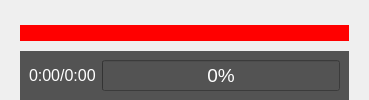
<?xml version="1.0" encoding="UTF-8"?>
<ui version="4.0">
 <class>Form_Video_Control</class>
 <widget class="QWidget" name="Form_Video_Control">
  <property name="geometry">
   <rect>
    <x>0</x>
    <y>0</y>
    <width>369</width>
    <height>100</height>
   </rect>
  </property>
  <property name="windowTitle">
   <string>Form</string>
  </property>
  <property name="styleSheet">
   <string notr="true"/>
  </property>
  <layout class="QGridLayout" name="gridLayout">
   <property name="leftMargin">
    <number>20</number>
   </property>
   <property name="topMargin">
    <number>0</number>
   </property>
   <property name="rightMargin">
    <number>20</number>
   </property>
   <property name="bottomMargin">
    <number>0</number>
   </property>
   <property name="spacing">
    <number>0</number>
   </property>
   <item row="0" column="0">
    <widget class="CxBorderAniWidget" name="w_ani" native="true">
     <property name="minimumSize">
      <size>
       <width>0</width>
       <height>51</height>
      </size>
     </property>
     <property name="maximumSize">
      <size>
       <width>16777215</width>
       <height>51</height>
      </size>
     </property>
     <layout class="QGridLayout" name="gridLayout_4">
      <property name="leftMargin">
       <number>0</number>
      </property>
      <property name="topMargin">
       <number>25</number>
      </property>
      <property name="rightMargin">
       <number>0</number>
      </property>
      <property name="bottomMargin">
       <number>15</number>
      </property>
      <item row="0" column="0">
       <widget class="CxProgressLabel" name="lbl_seek">
        <property name="minimumSize">
         <size>
          <width>0</width>
          <height>16</height>
         </size>
        </property>
        <property name="maximumSize">
         <size>
          <width>16777215</width>
          <height>16</height>
         </size>
        </property>
        <property name="styleSheet">
         <string notr="true">background-color: red;</string>
        </property>
        <property name="text">
         <string/>
        </property>
       </widget>
      </item>
     </layout>
    </widget>
   </item>
   <item row="1" column="0">
    <widget class="QWidget" name="widget" native="true">
     <property name="styleSheet">
      <string notr="true">background-color:#535353
</string>
     </property>
     <layout class="QGridLayout" name="gridLayout_2">
      <property name="leftMargin">
       <number>0</number>
      </property>
      <property name="topMargin">
       <number>0</number>
      </property>
      <property name="rightMargin">
       <number>0</number>
      </property>
      <property name="bottomMargin">
       <number>0</number>
      </property>
      <property name="horizontalSpacing">
       <number>0</number>
      </property>
      <item row="0" column="0">
       <widget class="QWidget" name="widget_3" native="true">
        <layout class="QGridLayout" name="gridLayout_3">
         <item row="0" column="0">
          <widget class="QLabel" name="lbl_cur_time">
           <property name="font">
            <font>
             <pointsize>12</pointsize>
            </font>
           </property>
           <property name="styleSheet">
            <string notr="true">color:white;
</string>
           </property>
           <property name="text">
            <string>0:00/0:00</string>
           </property>
          </widget>
         </item>
         <item row="0" column="1">
          <widget class="QProgressBar" name="progressBar">
           <property name="font">
            <font>
             <pointsize>14</pointsize>
            </font>
           </property>
           <property name="styleSheet">
            <string notr="true">color:white;</string>
           </property>
           <property name="value">
            <number>0</number>
           </property>
          </widget>
         </item>
        </layout>
       </widget>
      </item>
     </layout>
    </widget>
   </item>
  </layout>
 </widget>
 <customwidgets>
  <customwidget>
   <class>CxProgressLabel</class>
   <extends>QLabel</extends>
   <header>cxprogresslabel.h</header>
  </customwidget>
  <customwidget>
   <class>CxBorderAniWidget</class>
   <extends>QWidget</extends>
   <header>cxborderaniwidget.h</header>
   <container>1</container>
  </customwidget>
 </customwidgets>
 <resources>
  <include location="res.qrc"/>
 </resources>
 <connections/>
</ui>
